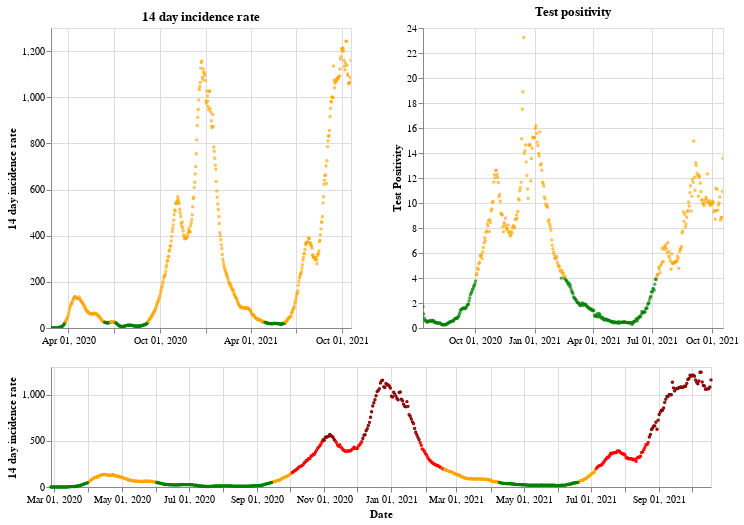

Notebook cell for this chart:
### Markdown cell above
## Wales

### Code cell
plot_traffic_light('Wales')

### Figure 1 — Vega-Lite specification as saved in the notebook (floating-point values rounded to 4 significant figures; data arrays with more than 128 entries replaced by an {"elided": "..."} marker saying what was removed)
{"config": {"view": {"continuousWidth": 400, "continuousHeight": 300}}, "vconcat": [{"hconcat": [{"mark": {"type": "point", "size": 2}, "encoding": {"color": {"condition": {"value": "green", "test": "(datum.twoWeeklyCasesRate <= 25)"}, "value": "orange"}, "tooltip": [{"type": "nominal", "field": "areaName"}, {"type": "temporal", "field": "date"}, {"type": "quantitative", "field": "twoWeeklyCasesRate"}, {"type": "quantitative", "field": "testPositivity"}], "x": {"type": "temporal", "axis": {"title": ""}, "field": "date", "scale": {"domain": {"selection": "DateBrush"}}, "timeUnit": "yearmonthdate"}, "y": {"type": "quantitative", "axis": {"title": "14 day incidence rate"}, "field": "twoWeeklyCasesRate"}}, "title": "14 day incidence rate", "width": 300}, {"mark": {"type": "point", "size": 2}, "encoding": {"color": {"condition": {"value": "green", "test": "(datum.testPositivity <= 4)"}, "value": "orange"}, "tooltip": [{"type": "nominal", "field": "areaName"}, {"type": "temporal", "field": "date"}, {"type": "quantitative", "field": "twoWeeklyCasesRate"}, {"type": "quantitative", "field": "testPositivity"}], "x": {"type": "temporal", "axis": {"title": ""}, "field": "date", "scale": {"domain": {"selection": "DateBrush"}}, "timeUnit": "yearmonthdate"}, "y": {"type": "quantitative", "axis": {"title": "Test Positivity"}, "field": "testPositivity"}}, "title": "Test positivity", "width": 300}]}, {"layer": [{"mark": {"type": "point", "size": 2}, "encoding": {"color": {"condition": {"value": "orange", "test": "(((datum.testPositivity < 4) && (datum.twoWeeklyCasesRate >= 50)) && (datum.twoWeeklyCasesRate < 200))"}, "value": "red"}, "opacity": {"condition": {"value": 1, "test": "((datum.twoWeeklyCasesRate >= 50) && (datum.twoWeeklyCasesRate < 500))"}, "value": 0}, "tooltip": [{"type": "nominal", "field": "areaName"}, {"type": "temporal", "field": "date"}, {"type": "quantitative", "field": "twoWeeklyCasesRate"}, {"type": "quantitative", "field": "testPositivity"}], "x": {"type": "temporal", "axis": {"title": "Date"}, "field": "date", "timeUnit": "yearmonthdate"}, "y": {"type": "quantitative", "axis": {"title": "14 day incidence rate"}, "field": "twoWeeklyCasesRate"}}, "selection": {"DateBrush": {"type": "interval", "encodings": ["x"], "fields": ["Time"]}}}, {"mark": {"type": "point", "size": 2}, "encoding": {"color": {"value": "darkred"}, "opacity": {"condition": {"value": 1, "test": "(datum.twoWeeklyCasesRate >= 500)"}, "value": 0}, "tooltip": [{"type": "nominal", "field": "areaName"}, {"type": "temporal", "field": "date"}, {"type": "quantitative", "field": "twoWeeklyCasesRate"}, {"type": "quantitative", "field": "testPositivity"}], "x": {"type": "temporal", "axis": {"title": "Date"}, "field": "date", "timeUnit": "yearmonthdate"}, "y": {"type": "quantitative", "axis": {"title": "14 day incidence rate"}, "field": "twoWeeklyCasesRate"}}}, {"mark": {"type": "point", "size": 2}, "encoding": {"color": {"condition": {"value": "green", "test": "((datum.testPositivity < 4) && (datum.twoWeeklyCasesRate < 50))"}, "value": "orange"}, "opacity": {"condition": {"value": 1, "test": "(datum.twoWeeklyCasesRate < 50)"}, "value": 0}, "tooltip": [{"type": "nominal", "field": "areaName"}, {"type": "temporal", "field": "date"}, {"type": "quantitative", "field": "twoWeeklyCasesRate"}, {"type": "quantitative", "field": "testPositivity"}], "x": {"type": "temporal", "axis": {"title": "Date"}, "field": "date", "timeUnit": "yearmonthdate"}, "y": {"type": "quantitative", "axis": {"title": "14 day incidence rate"}, "field": "twoWeeklyCasesRate"}}}], "height": 120, "width": 660}], "data": {"name": "data-5fe7c5de128f74e4382992b9b65504c0"}, "$schema": "https://vega.github.io/schema/vega-lite/v4.8.1.json", "datasets": {"data-5fe7c5de128f74e4382992b9b65504c0": {"elided": "600 records"}}}
